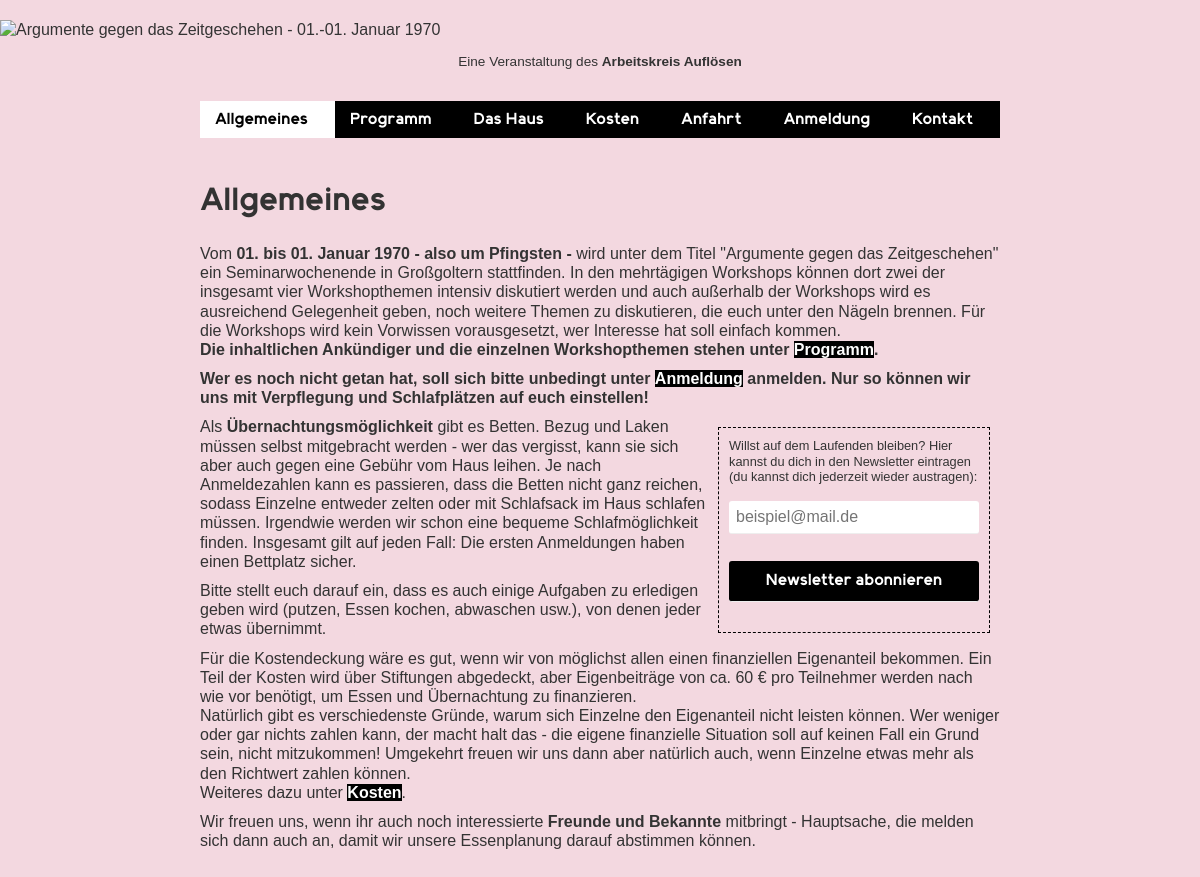
Before: / with the older database file.
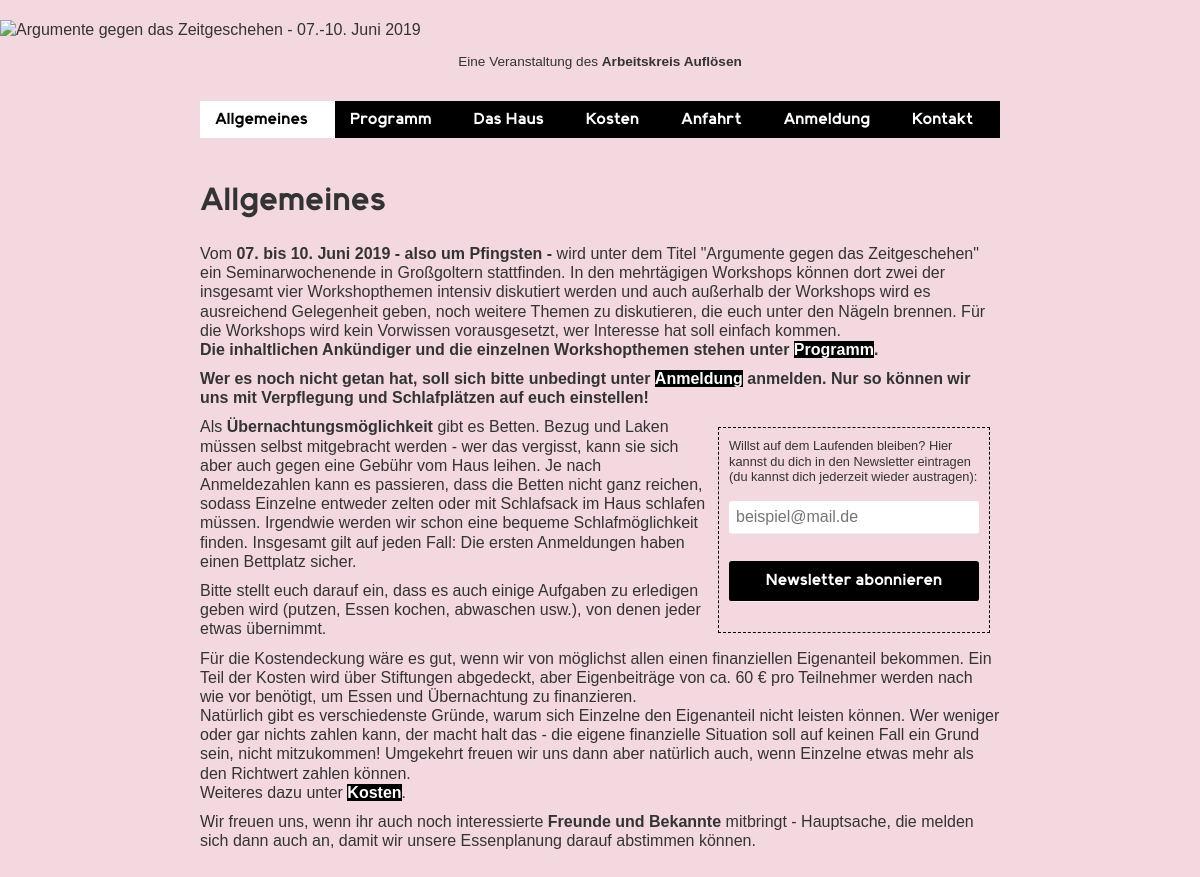
After: the same page with the newer database file.
### tables this page shows
CREATE TABLE allgemein (
	anfangsdatum DATE NOT NULL,
	enddatum DATE NOT NULL,
	haus_oeffnungsdatum DATE NOT NULL,
	haus_schliessdatum DATE NOT NULL,
	workshops_anzahl INT UNSIGNED NOT NULL,
	erste_schiene_workshops_anzahl INT UNSIGNED NOT NULL,
	zweite_schiene_workshops_anzahl INT UNSIGNED NOT NULL,
	kosten_untere_schranke INT UNSIGNED NOT NULL,
	kosten_obere_schranke INT UNSIGNED NOT NULL,

	CONSTRAINT anfang_vor_ende CHECK (anfangsdatum < enddatum),
	CONSTRAINT oeffnen_vor_schliessen CHECK (haus_oeffnungsdatum < haus_schliessdatum),
	CONSTRAINT workshops_anzahl_korrekt CHECK (workshops_anzahl = erste_schiene_workshops_anzahl + zweite_schiene_workshops_anzahl),
	CONSTRAINT kosten_schranken_korrekt CHECK (kosten_untere_schranke <= kosten_obere_schranke)
);

### mysql/start_end.php (called while the page is built)
<?php
  include('mysql/connect.php');
  $start_end = $conn->query("SELECT anfangsdatum, enddatum FROM allgemein")->fetch_assoc();
  $start = strtotime($start_end['anfangsdatum']);
  $end = strtotime($start_end['enddatum']);
  $monate = array("Januar", "Februar", "März", "April", "Mai", "Juni", "Juli", "August", "September", "Oktober", "November", "Dezember");
?>

### mysql/index.php (called while the page is built, shortened)
<?php
  $pages = array("allgemeines", "programm", "haus", "kosten", "anfahrt", "anmeldung", "kontakt", "impressum");
?>

### index.php (the view, shortened to what this page needs)
<!DOCTYPE HTML>
<html lang="de">
<head>
	<link rel="stylesheet" href="css/style.css" type="text/css" />
			<?php
				include("mysql/index.php");
				if (!empty($_GET['p'])) {
					$p = $_GET['p'];
				} else {
					$p = "allgemeines";
				}
			?>
</head>
<body>
	<?php
		include("includes/logo.php");
	?>
	<main>
			<?php
				include("includes/header.php");
			?>
		<article>
			<?php
				if (in_array($p, $pages)) {
					include('content/'.$p.'.php');
				} else {
					include('content/404.php');
				}
			?>
		</article>
	</main>
</body>
</html>

### includes/logo.php
<?php include('mysql/start_end.php'); ?>
<logo>
	<img src="img/logo.png" alt=<?php echo "'Argumente gegen das Zeitgeschehen - " . date('d', $start) . ".-" . date('d', $end) . ". " . $monate[date('m', $start) - 1] . " " . date('Y', $start) . "'" ?>  />
	<p>
		Eine Veranstaltung des <a href="http://arbeitskreisaufloesen.blogsport.eu" target="blank">Arbeitskreis Auflösen</a>
	</p>
</logo>

### includes/header.php (shortened to what this page needs)
<header>
	<nav>
		<ul>
			<a href="?p=allgemeines" title="Allgemeines" class="lastSelected" id="allgemeines">
				<li>
					Allgemeines
				</li>
			</a>
			<a href="?p=programm" title="Programm" id="programm">
				<li>
					Programm
				</li>
			</a>
			<a href="?p=haus" title="Das Haus" id="haus">
				<li>
					Das Haus
				</li>
			</a>
			<a href="?p=kosten" title="Kosten" id="kosten">
				<li>
					Kosten
				</li>
			</a>
			<a href="?p=anfahrt" title="Anfahrt" id="anfahrt">
				<li>
					Anfahrt
				</li>
			</a>
			<a href="?p=anmeldung" title="Anmeldung" id="anmeldung">
				<li>
					Anmeldung
				</li>
			</a>
			<a href="?p=kontakt" title="Kontakt" id="kontakt">
				<li>
					Kontakt
				</li>
			</a>
		</ul>
	</nav>
</header>

### content/allgemeines.php (shortened to what this page needs)
<h1>
	Allgemeines
</h1>
<p>Vom <strong><?php echo date('d', $start);?>. bis <?php echo date('d', $end);?>. <?php echo $monate[date('m', $start) - 1];?> <?php echo date('Y', $start);?> - also um Pfingsten -</strong> wird unter dem Titel "Argumente gegen das Zeitgeschehen" ein Seminarwochenende in Großgoltern stattfinden. In den mehrtägigen Workshops können dort zwei der insgesamt vier Workshopthemen intensiv diskutiert werden und auch außerhalb der Workshops wird es ausreichend Gelegenheit geben, noch weitere Themen zu diskutieren, die euch unter den Nägeln brennen. Für die Workshops wird kein Vorwissen vorausgesetzt, wer Interesse hat soll einfach kommen.<br />
	<strong>Die inhaltlichen Ankündiger und die einzelnen Workshopthemen stehen unter <a title="Programm" href="?p=programm">Programm</a>.</strong></p>
<p><strong>Wer es noch nicht getan hat, soll sich bitte unbedingt unter <a title="Programm" href="?p=anmeldung">Anmeldung</a> anmelden. Nur so können wir uns mit Verpflegung und Schlafplätzen auf euch einstellen!</strong></p>
<?php
	include("includes/newsletter.php");
	printNewsletter("allgemeines", "desktop");
?>
<p>Als <strong>Übernachtungsmöglichkeit</strong> gibt es Betten. Bezug und Laken müssen selbst mitgebracht werden - wer das vergisst, kann sie sich aber auch gegen eine Gebühr vom Haus leihen. Je nach Anmeldezahlen kann es passieren, dass die Betten nicht ganz reichen, sodass Einzelne entweder zelten oder mit Schlafsack im Haus schlafen müssen. Irgendwie werden wir schon eine bequeme Schlafmöglichkeit finden. Insgesamt gilt auf jeden Fall: Die ersten Anmeldungen haben einen Bettplatz sicher.</p>
<p>Bitte stellt euch darauf ein, dass es auch einige Aufgaben zu erledigen geben wird (putzen, Essen kochen, abwaschen usw.), von denen jeder etwas übernimmt.</p>
<p>Für die Kostendeckung wäre es gut, wenn wir von möglichst allen einen finanziellen Eigenanteil bekommen. Ein Teil der Kosten wird über Stiftungen abgedeckt, aber Eigenbeiträge von ca. 60 € pro Teilnehmer werden nach wie vor benötigt, um Essen und Übernachtung zu finanzieren.<br />
	Natürlich gibt es verschiedenste Gründe, warum sich Einzelne den Eigenanteil nicht leisten können. Wer weniger oder gar nichts zahlen kann, der macht halt das - die eigene finanzielle Situation soll auf keinen Fall ein Grund sein, nicht mitzukommen! Umgekehrt freuen wir uns dann aber natürlich auch, wenn Einzelne etwas mehr als den Richtwert zahlen können.<br />
	Weiteres dazu unter <a title="Programm" href="?p=kosten">Kosten</a>.</p>
<p>Wir freuen uns, wenn ihr auch noch interessierte <strong>Freunde und Bekannte</strong> mitbringt - Hauptsache, die melden sich dann auch an, damit wir unsere Essenplanung darauf abstimmen können.</p>

### includes/newsletter.php (shortened to what this page needs)
<?php
function printNewsletter($page, $appearence) {
	?>
	<div class="littleBox newsletter <?php echo $appearence; ?>">
		<p>
			Willst auf dem Laufenden bleiben? Hier kannst du dich in den Newsletter eintragen (du kannst dich jederzeit wieder austragen):
		</p>
		<form action="?p=<?php echo $page; ?>&newsletter=true" method="post">
			<input type="mail" name="mail" placeholder="beispiel@mail.de">
			<input type="submit" name="newsletterAbs" value="Newsletter abonnieren">
		</form>
	</div>
	<?php
}
	?>

### css/style.css (style rules this page uses)
html, body, div, span, applet, object, iframe, h1, h2, h3, h4, h5, h6, p, blockquote, pre, a, abbr, acronym, address, big, cite, code, del, dfn, em, img, ins, kbd, q, s, samp, small, strike, strong, sub, sup, tt, var, b, u, i, center, fieldset, form, label, legend, table, caption, tbody, tfoot, thead, tr, th, td, article, aside, canvas, details, embed, figure, figcaption, footer, header, hgroup, menu, nav, output, ruby, section, summary, time, mark, audio, video { margin: 0; padding: 0; border: 0; font-size: 100%; font: inherit; vertical-align: baseline; }
article, aside, details, figcaption, figure, footer, header, hgroup, menu, nav, section { display: block; }
body { line-height: 1; }
body { font-family: sans-serif; font-size: 12pt; color: #333; line-height: 1.2; background-color: #f3d8e0; }
a { text-decoration: none; font-weight: bold; color: #fff; cursor: pointer; background-color: black; }
h1, h2, h3, h4, h5 { font-family: 'elliot_sansbold', 'cm_sans_serif_2012medium'; font-weight: bold; display: block; }
h1 { text-shadow: 1px 1px 1px rgba(0, 0, 0, 0.5); font-size: 2em; margin: 0.67em 0; }
p { margin-bottom: 10px; }
strong, b { font-weight: bold; }
main h1 { text-shadow: none; }
.desktop { display: block; }
logo img { max-height: 200px; max-width: 100%; padding-top: 20px; padding-bottom: 5px; margin-left: auto; margin-right: auto; display: block; }
logo p { margin-top: 10px; margin-left: auto; margin-right: auto; text-align: center; font-size: 0.85em; }
logo p a { background-color: inherit; color: inherit; }
nav { width: 100%; padding-bottom: 20px; padding-top: 20px; }
logo, header { margin-top: 0; }
header ul { display: flex; justify-content: space-around; list-style: none; background-color: #000; padding-left: 0px; padding-right: 0px; margin: auto; width: 100%; }
header a { font-family: 'elliot_sansbold', 'cm_sans_serif_2012medium'; float: left; padding: 10px 15px 8px 15px; color: #fff; font-weight: bold; cursor: pointer; flex-grow: 1; }
header a:first-child { margin-left: 0; }
header a:nth-child(7) { margin-right: 0; }
a.lastSelected, header a:hover { background-color: #fff; color: #000; }
main { max-width: 800px; margin-left: auto; margin-right: auto; padding-left: 5px; padding-right: 5px; }
article { display: block; padding-top: 5px; padding-bottom: 30px; }
input, textarea { background-color: white; border: none; border-bottom: 1px solid #eee; border-radius: 3px; font-size: 1em; margin: 7px 0 20px; padding: 7px; box-sizing: border-box; }
input[type=submit] { padding: 10px; padding-top: 11px; margin-right: auto; margin-left: auto; text-align: center; background-color: #000; font-family: 'elliot_sansbold', 'cm_sans_serif_2012medium'; color: white; width: 100%; }
.littleBox { max-width: 250px; border: 1px dashed black; float: right; padding: 10px; margin: 10px; }
.littleBox input[type=mail] { width: 100%; }
.newsletter p { font-size: 0.8em; }

Changed rows visible on the page:
added allgemein: anfangsdatum "07", enddatum "10", anfangsdatum "Juni", anfangsdatum "2019"
Other visible differences:
date('d', $start): "01" → (not shown)
date('d', $end): "01" → (not shown)
$monate[date('m', $start) - 1]: "Januar" → (not shown)
date('Y', $start): "1970" → (not shown)
